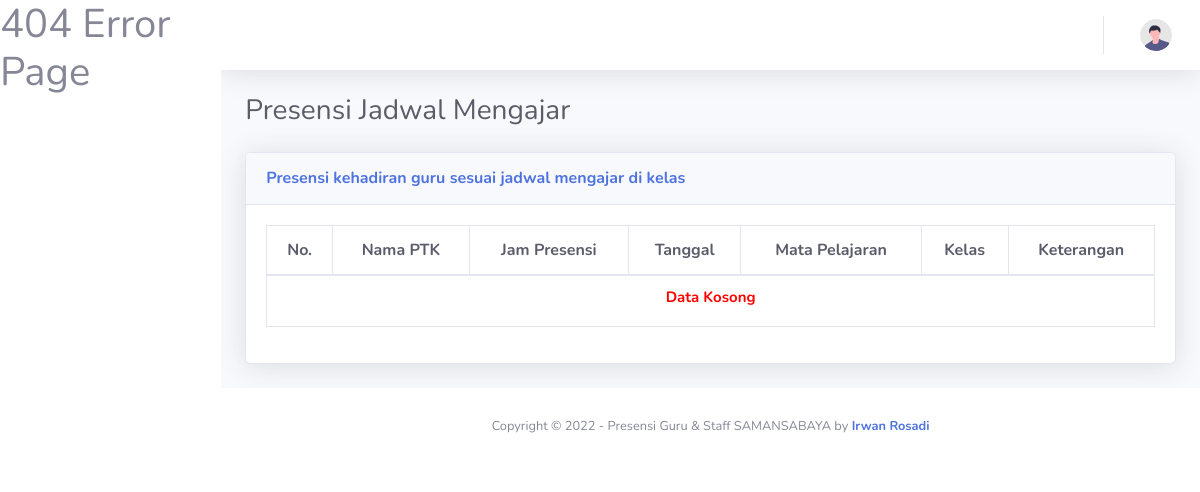
Page /PresensiMengajar.php on the earlier database version.
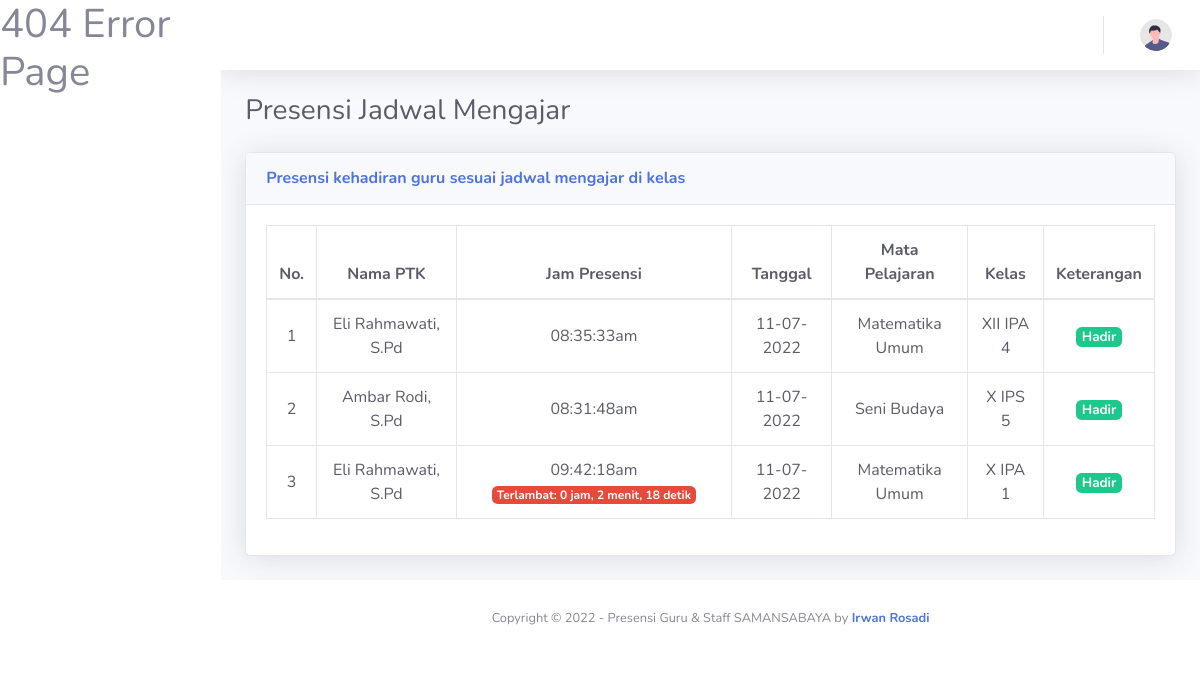
Same page on the later database version.
### tables this page shows
CREATE TABLE `tb_hasil_presensi` (
  `id_hasil_presensi` varchar(225) NOT NULL,
  `id_jadwal` varchar(4) NOT NULL,
  `jam_presensi` varchar(225) NOT NULL,
  `keterangan` varchar(10) NOT NULL,
  `tanggal` varchar(50) NOT NULL,
  `bulan` varchar(50) NOT NULL,
  `id_PTK` char(5) NOT NULL,
  `keterlambatan` varchar(50) NOT NULL
);

CREATE TABLE `tb_ptk` (
  `id_PTK` char(5) NOT NULL,
  `nama_PTK` varchar(45) NOT NULL,
  `jk_PTK` char(2) NOT NULL,
  `jabatan_PTK` varchar(50) NOT NULL,
  `jenis_PTK` varchar(20) NOT NULL
);

CREATE TABLE `tb_mapel` (
  `kode_mapel` char(5) NOT NULL,
  `mapel` varchar(100) NOT NULL
);

CREATE TABLE `tb_kelas` (
  `kode_kelas` char(4) NOT NULL,
  `nama_kelas` varchar(35) NOT NULL
);

CREATE TABLE `tb_jam` (
  `id_jam` char(3) NOT NULL,
  `jam_mulai` varchar(10) NOT NULL,
  `jam_berakhir` varchar(10) NOT NULL,
  `toleransi` varchar(10) NOT NULL
);

### PresensiMengajar.php (the view)
<?php
   require_once 'Layout/Header.php';
   require_once 'Koneksi.php';
 ?>
<div class="container-fluid">
<div class="d-sm-flex align-items-center justify-content-between mb-4">
  <h1 class="h3 mb-0 text-gray-800">Presensi Jadwal Mengajar</h1>
</div>
        <div class="card shadow mb-4">
            <div class="card-header py-3">
            <h6 class="m-0 font-weight-bold text-primary">Presensi kehadiran guru sesuai jadwal mengajar di kelas</h6>
            </div>
                <div class="card-body">
                    <div class="table-responsive">
                        <table class="table table-bordered text-gray-800" id="dataTable" width="100%" cellspacing="0">
                            <thead align="center">
                                    <th>No.</th>
                                    <th>Nama PTK</th>
                                    <th>Jam Presensi</th>
                                    <th>Tanggal</th>
                                    <th>Mata Pelajaran</th>
                                    <th>Kelas</th>
                                    <th>Keterangan</th>
                            </thead>
                            <tbody>
                              <?php
                              $no = 1;
                              $query = mysqli_query($koneksi, "SELECT * FROM tb_hasil_presensi, tb_jadwal, tb_ptk, tb_mapel, tb_kelas, tb_jam
                              WHERE tb_jadwal.id_jadwal = tb_hasil_presensi.id_jadwal
                              AND tb_ptk.id_PTK = tb_jadwal.id_PTK
                              AND tb_mapel.kode_mapel = tb_jadwal.kode_mapel
                              AND tb_kelas.kode_kelas = tb_jadwal.kode_kelas
                              AND tb_jam.id_jam = tb_jadwal.id_jam
                              ");
                              if(mysqli_num_rows($query) > 0){
                              while ($data = mysqli_fetch_array($query)) {
                           ?>
                              <tr align="center">
                                 <td><?php echo $no++?></td>
                                 <td><?php echo $data['nama_PTK'];?></td>
                                 <td><?php echo $data['jam_presensi'];?>
                                    <?php
                                     $kamuuuuu = $data['jam_presensi'];
                                     $kamuuuuu2 = $data['keterlambatan'];
                                       if ($kamuuuuu == 0) {
                                    ?>
                                    <?php } elseif ($kamuuuuu2 == 0) { ?>
                                    <?php
                                        } else{
                                    ?>
                                       <span class='badge badge-danger'>
                                          <?php
                                          $awal  = strtotime($data['toleransi']);
                                          $akhir = strtotime($data['jam_presensi']);
                                          $diff  = $akhir - $awal;
                                          $jam   = floor($diff / (60 * 60));
                                          $menit = $diff - ( $jam * (60 * 60) );
                                          $detik = $diff % 60;
                                          echo 'Terlambat: ' . $jam .  ' jam, ' . floor( $menit / 60 ) . ' menit, ' . $detik . ' detik';
                                          ?>
                                       </span>
                                    <?php
                                       }
                                    ?>
                                    </td>
                                 <td><?php echo $data['tanggal'];?></td>
                                 <td><?php echo $data['mapel'];?></td>
                                 <td><?php echo $data['nama_kelas'];?></td>
                                 <?php
                                    $kamu = $data['keterangan'];
                                     if($kamu == 'Hadir'){
                                 ?>
                                    <td><font size="4"><span class="badge badge-success"><?php echo $data['keterangan'];?></span></font></td>
                                 <?php
                                     }elseif ($kamu == 'Alpa') {
                                 ?>
                                    <td><font size="4"><span class="badge badge-danger"><?php echo $data['keterangan'];?></span></font></td>
                                 <?php
                                     }else{
                                 ?>
                                    <td><font size="4"><span class="badge badge-warning"><?php echo $data['keterangan'];?></span></font></td>
                                 <?php
                                 }
                                 ?>
                              </tr>
                              <?php }} else{ ?>
                              <tr>
                                 <td colspan="7" align="center"><h6 style="font-weight: bold; color:red; font-size:15px;">Data Kosong<h6></td>
                              </tr>
                           <?php } ?>
                           </tbody>
                        </table>
                    </div>
                </div>
            </div>
            </div>
        </div>
<?php
     require_once 'Layout/Footer.php';

### Layout/Header.php (shortened to what this page needs)
<!DOCTYPE html>
<html lang="en">
<head>
    <link href="vendor/fontawesome-free/css/all.min.css" rel="stylesheet" type="text/css">
    <link href="css/sb-admin-2.min.css" rel="stylesheet">
    <link href="vendor/datatables/dataTables.bootstrap4.min.css" rel="stylesheet">
</head>
<body id="page-top">
    <div id="wrapper">
        <?php require_once 'Sidebar.php'; ?>
        <div id="content-wrapper" class="d-flex flex-column">
            <div id="content">
                <nav class="navbar navbar-expand navbar-light bg-white topbar mb-4 static-top shadow">
                    <ul class="navbar-nav ml-auto">
                        <li class="nav-item dropdown no-arrow">
                            <a class="nav-link dropdown-toggle" href="#" id="userDropdown" role="button"
                                data-toggle="dropdown" aria-haspopup="true" aria-expanded="false">
                                <img class="img-profile rounded-circle"
                                    src="img/undraw_profile.svg">
                            </a>
                        </li>
                    </ul>
                </nav>

### Layout/Sidebar.php (shortened to what this page needs)
<?php
   if(isset($_SESSION['username']) && isset($_SESSION['level'])){
?>
<ul class="navbar-nav bg-gradient-primary sidebar sidebar-dark accordion" id="accordionSidebar">
    <a class="sidebar-brand d-flex align-items-center justify-content-center" href="">
        <!--<div class="sidebar-brand-icon rotate-n-15">
            <i class="fas fa-laugh-wink"></i>
        </div> -->
        <div class="sidebar-brand-text mx-3">Presensi Guru & Pegawai <sup></sup></div>
    </a>
    <hr class="sidebar-divider my-0">
    <li class="nav-item active">
        <a class="nav-link" href="Beranda.php">
            <i class="fas fa-fw fa-tachometer-alt"></i>
            <span>BERANDA</span></a>
    </li>
    <hr class="sidebar-divider">
<?php
  if($_SESSION['level']=="Admin"){
?>
    <li class="nav-item">
        <a class="nav-link collapsed" href="#" data-toggle="collapse" data-target="#collapse1" aria-expanded="true"aria-controls="collapse1">
          <i class="nav-icon fa fa-sitemap fa-3x"></i>
          <b><span>DATA MASTER</span></b>
        </a>
        <div id="collapse1" class="collapse" aria-labelledby="headingTwo" data-parent="#accordionSidebar">
          <div class="bg-white py-2 collapse-inner rounded">
            <a class="collapse-item" href="TampilPTK.php">
            <i class="fas fa-user "></i>
              <b>Data PTK</b>
            </a>
            <a class="collapse-item" href="TampilKelas.php">
            <i class="fas fa-university"></i>
			        <b>Data Kelas</b>
			      </a>
            <a class="collapse-item" href="TampilMapel.php">
            <i class="fas fa-book"></i>
			        <b>Data Mata Pelajaran</b>
			      </a>
            <a class="collapse-item" href="TampilJam.php">
            <i class="fas fa-clock"></i>
			    	  <b>Data Jam Mengajar</b>
			      </a>
            <a class="collapse-item" href="TampilJamPulang.php">
            <i class="fas fa-clock"></i>
			        <b>Data Jam Pulang</b>
			      </a>
            <!-- <a class="collapse-item" href="TampilJamMulai.php">
            <i class="fas fa-clock"></i>
			    	  <b>Data Jam Mulai</b>
			      </a>
            <a class="collapse-item" href="TampilJamBerakhir.php">
            <i class="fas fa-clock"></i>
			    	  <b>Data Jam Berakhir</b>
			      </a> -->
            <a class="collapse-item" href="TampilJadwal.php">
            <i class="fas fa-clipboard-list"></i>
			        <b>Data Jadwal</b>
			      </a>
          </div>
        </div>
    </li>
    <!-- <li class="nav-item">
        <a class="nav-link" href="Presensi.php">
          <i class="nav-icon fa fa-camera fa-3x"></i>
          <b><span>PRESENSI</span></b>
        </a>
    </li> -->
    <li class="nav-item">
        <a class="nav-link collapsed" href="#" data-toggle="collapse" data-target="#collapse5" aria-expanded="true"aria-controls="collapse1">
          <i class="nav-icon far fa fa-camera fa-3x"></i>
          <b><span>PRESENSI</span></b>
        </a>
        <div id="collapse5" class="collapse" aria-labelledby="headingTwo" data-parent="#accordionSidebar">
          <div class="bg-white py-2 collapse-inner rounded">
            <a class="collapse-item" href="Presensi.php">
            <i class="fas fa-circle nav-icon"></i>
              <b>Guru dan Pegawai</b>
            </a>
            <a class="collapse-item" href="PresensiMengajar.php">
            <i class="fas fa-circle nav-icon"></i>
              <b>Jadwal Mengajar</b>
            </a>
            <a class="collapse-item" href="PresensiPulang.php">
            <i class="fas fa-circle nav-icon"></i>
              <b>Pulang</b>
            </a>
          </div>
        </div>
    </li>
    <li class="nav-item">
        <a class="nav-link collapsed" href="#" data-toggle="collapse" data-target="#collapse2" aria-expanded="true"aria-controls="collapse1">
          <i class="nav-icon far fa-file fa-3x"></i>
          <b><span>LAPORAN</span></b>
        </a>
        <div id="collapse2" class="collapse" aria-labelledby="headingTwo" data-parent="#accordionSidebar">
          <div class="bg-white py-2 collapse-inner rounded">
            <!-- <a class="collapse-item" href="#">
            <i class="fas fa-users nav-icon"></i> Laporan Data PTK
            </a> -->
            <a class="collapse-item" href="LaporanPresensiMasuk.php">
            <i class="fas fa-circle nav-icon"></i>
              <b>Presensi Kehadiran<br> &nbsp;&nbsp;&nbsp;&nbsp;&nbsp;Tetap</b>
            </a>
            <a class="collapse-item" href="LaporanPresensiMasukMengajar.php">
            <i class="fas fa-circle nav-icon"></i>
              <b>Presensi Kehadiran<br>&nbsp;&nbsp;&nbsp;&nbsp;&nbsp;Sesuai Jadwal</b>
            </a>
            <a class="collapse-item" href="LaporanPresensiPulang.php">
            <i class="fas fa-circle nav-icon"></i>
              <b>Presensi Pulang</b>
            </a>
          </div>
        </div>
    </li>
<?php } elseif ($_SESSION['level']=="Guru BP") { ?>
  <li class="nav-item">
        <a class="nav-link collapsed" href="#" data-toggle="collapse" data-target="#collapse2" aria-expanded="true"aria-controls="collapse1">
          <i class="nav-icon far fa-file fa-3x"></i>
          <b><span>DATA PRESENSI</span></b>
        </a>
        <div id="collapse2" class="collapse" aria-labelledby="headingTwo" data-parent="#accordionSidebar">
          <div class="bg-white py-2 collapse-inner rounded">
            <!-- <a class="collapse-item" href="#">
            <i class="fas fa-users nav-icon"></i> Laporan Data PTK
            </a> -->
            <a class="collapse-item" href="PresensiMasuk.php">
            <i class="fas fa-circle nav-icon"></i>
              <b>Presensi Masuk</b>
            </a>
            <a class="collapse-item" href="PresensiPulang.php">
            <i class="fas fa-circle nav-icon"></i>
              <b>Presensi Pulang</b>
            </a>
          </div>
        </div>
    </li>
    <li class="nav-item">
        <a class="nav-link collapsed" href="#" data-toggle="collapse" data-target="#collapse1" aria-expanded="true"aria-controls="collapse1">
          <i class="nav-icon far fa-file fa-3x"></i>
          <b><span>DATA BELUM PRESENSI</span></b>
        </a>
        <div id="collapse1" class="collapse" aria-labelledby="headingTwo" data-parent="#accordionSidebar">
          <div class="bg-white py-2 collapse-inner rounded">
            <!-- <a class="collapse-item" href="#">
            <i class="fas fa-users nav-icon"></i> Laporan Data PTK
            </a> -->
            <a class="collapse-item" href="TambahKeteranganBelumPresensiMasuk.php">
            <i class="fas fa-circle nav-icon"></i>
              <b>Presensi Kehadiran<br> &nbsp;&nbsp;&nbsp;&nbsp;&nbsp;Tetap</b>
            </a>
            <a class="collapse-item" href="TambahKeteranganBelumPresensiMasuk2.php">
            <i class="fas fa-circle nav-icon"></i>
              <b>Presensi Kehadiran<br>&nbsp;&nbsp;&nbsp;&nbsp;&nbsp;Sesuai Jadwal</b>
            </a>
            <a class="collapse-item" href="TambahKeteranganBelumPresensiPulang.php">
            <i class="fas fa-circle nav-icon"></i>
              <b>Presensi Pulang</b>
            </a>
          </div>
        </div>
    </li>
    <!-- <li class="nav-item">
        <a class="nav-link" href="TambahKeteranganBelumPresensi.php">
          <i class="nav-icon fa fa-plus fa-3x"></i>
          <b><span>DATA BELUM PRESENSI</span></b>
        </a>
    </li> -->
  <?php } ?>
    <hr class="sidebar-divider d-none d-md-block">
    <div class="text-center d-none d-md-inline">
    <button class="rounded-circle border-0" id="sidebarToggle"></button>
    </div>
    <div class="sidebar-heading">
    </div>
</ul>
<?php } else {
echo "
<h1>
  404 Error Page
</h1>";
}
?>

### Layout/Footer.php (shortened to what this page needs)
 <footer class="sticky-footer bg-white">
                <div class="container my-auto">
                    <div class="copyright text-center my-auto">
                    <span>Copyright &copy; <script> document.write(new Date().getFullYear()); </script> - Presensi Guru & Staff SAMANSABAYA by
                         <b><a href="" target="_blank">Irwan Rosadi</a></b>
                     </span>
                    </div>
                </div>
            </footer>
        </div>
    </div>
</body>
</html>

### Layout/Header.php (style rules this page uses)
.table > tbody > tr > * { vertical-align: middle; }

Differences in the rows shown:
added tb_hasil_presensi: id_PTK.nama_PTK "Eli Rahmawati, S.Pd", jam_presensi "08:35:33am", tanggal "11-07-2022", tb_mapel.mapel "Matematika Umum", tb_kelas.nama_kelas "XII IPA 4", keterangan "Hadir"
added tb_hasil_presensi: id_PTK.nama_PTK "Ambar Rodi, S.Pd", jam_presensi "08:31:48am", tanggal "11-07-2022", tb_mapel.mapel "Seni Budaya", tb_kelas.nama_kelas "X IPS 5", keterangan "Hadir"
added tb_hasil_presensi: id_PTK.nama_PTK "Eli Rahmawati, S.Pd", jam_presensi "09:42:18am", jam_presensi.toleransi "0", floor($menit/60) "2", jam_presensi.toleransi "18", tanggal "11-07-2022", tb_mapel.mapel "Matematika Umum", tb_kelas.nama_kelas "X IPA 1", keterangan "Hadir"
Other differences:
text no longer shown: "Data Kosong"
